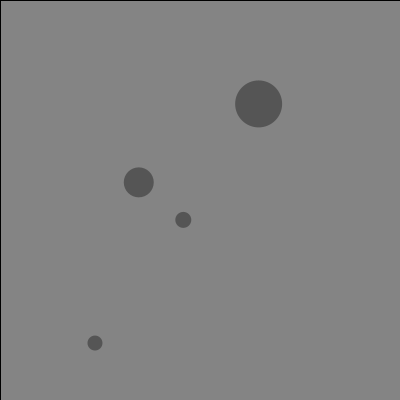
Frame 1 (no input)
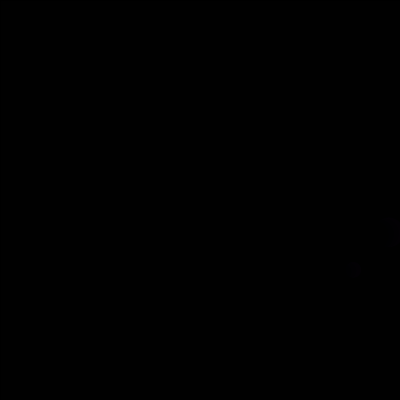
Frame 60 (the mouse pressed at the canvas centre just before this capture)
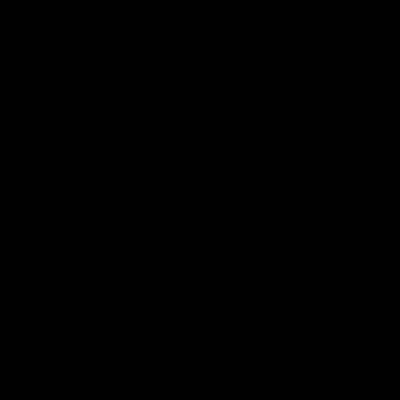
Frame 120 (the mouse held since frame 60 and released just before this capture)

The Processing sketch that drew these frames (run headless with seeded random() and noise(); from frame 60 on, the mouse is pressed at the canvas centre):

// Processing sketch: ball
// ── ball.pde
//int x, y;
//int dx, dy;
//int sx, sy;

//int r;
//void setup() {
//  size(300, 300);
//  frameRate(60);
//  smooth();
//  background(0);
//  x=0;
//  y=0;
//  dx=1;
//  dy=1;
//  sx=5;
//  sy=1;
//  r = 50;
//}
//void draw() {
//  background(0,0,0,random(100));
//  ellipse(x, y, r, r);

//  if (x+(r/2)*dx==width||x+(r/2)*dx==0) {
//    dx=(-1)*dx;
//  }
//  if (y+(r/2)*dy==width||y+(r/2)*dy==0) {
//    dy=(-1)*dy;
//  }
//  x = x+dx*sx;
//  y = y+dy*sy;
//}


int num = 5;
Ball[] balls = new Ball [num];
void setup() {
  size(400, 400);
  frameRate(24);
  smooth();

  for (int i=0; i<num; i++) {
    balls[i]=new Ball(random(width), random(height));//random(width)出来的数据类型和float不一样
  }
}
//——————————————
void draw() {
  fill(0,0,0,90);
  rect(0,0,width,height);
  for (int j=0; j<num; j++) {
    balls[j].drawBall();
    balls[j].change();
  }
}
//————————————
class Ball {
  float x, y;
  int dx =1;
  int dy =1;
  int sx =5;
  int sy =1;
  int r = int(random(50));
  Ball(float x, float y) {
    this.x = x;
    this.y = y;
  }
  void drawBall() {
    noStroke();
    ellipse(x, y, r, r);
  }
  void change() {
    if (x+(r/2)*dx>=width||x+(r/2)*dx<=0) { //数据类型不一样
      dx=(-1)*dx;
      fill(random(255), random(255), random(255));
      //碰壁的变颜色的效果和预想中的不一样，在JavaScript中是一样的步骤的但是效果是预想中的
      //只要其中一个变了颜色，其他的也会同时变颜色，想想
    }
    if (y+(r/2)*dy>=height||y+(r/2)*dy<=0) {
      dy=(-1)*dy;
      fill(random(255), random(255), random(255));
    }
    x = x+dx*sx;
    y = y+dy*sy;
  }
}
